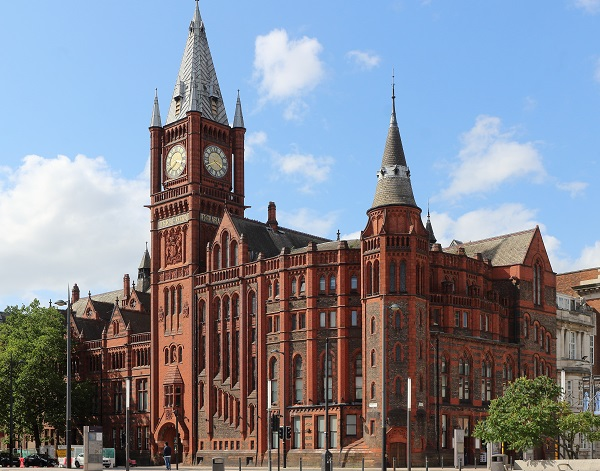
#> input picture victoria.jpg, 600 x 471 px
$ python main.py
#> lines starting #> are read from the running program, lines starting #| are printed output that depends on the picture
import time

import numpy as np
import cv2
from matplotlib import pyplot as plt
import sys

np.set_printoptions(threshold=sys.maxsize)

victoria = cv2.imread('victoria.jpg')
#> victoria is the input picture: shape (471, 600, 3); mean B, G, R 146.4, 134, 129.3
victoria = cv2.cvtColor(victoria, cv2.COLOR_BGR2GRAY)
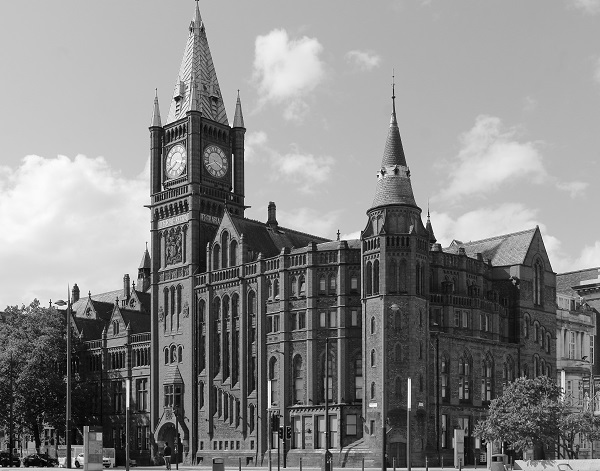
#> victoria: shape (471, 600); min 0, max 255, mean 134
victoria_2 = cv2.imread('victoria2.jpg')
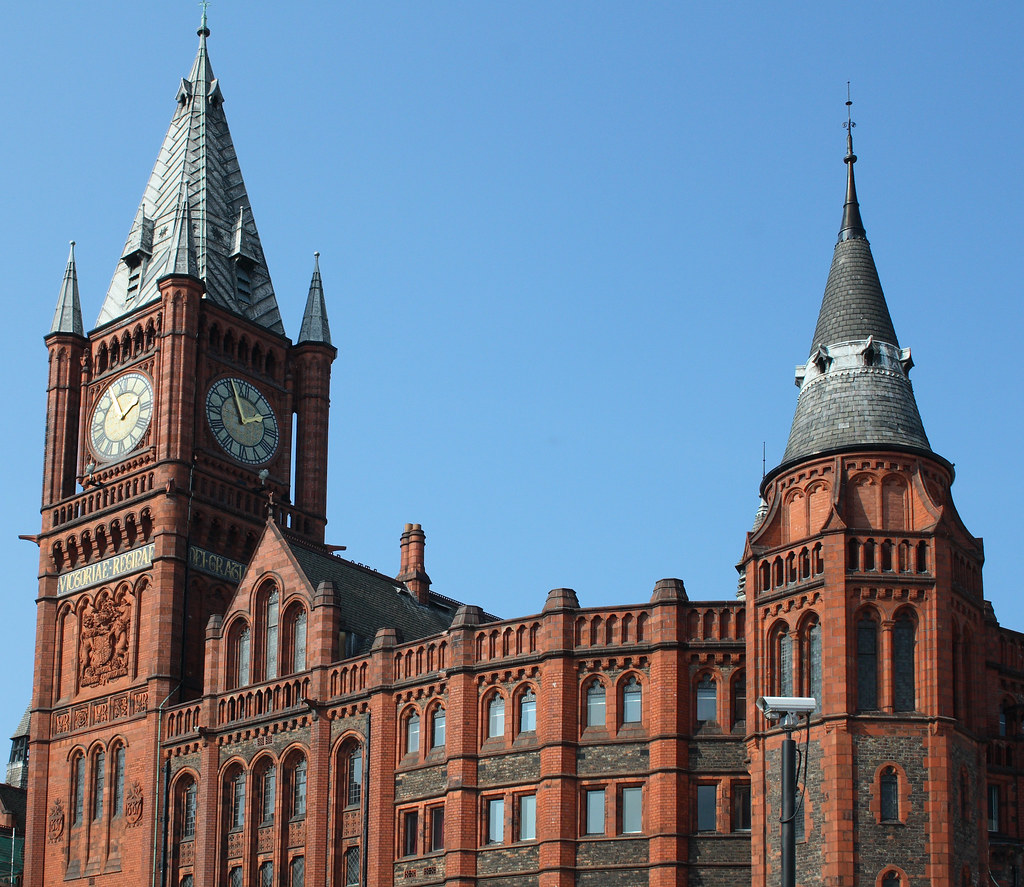
#> input picture victoria2.jpg, 1024 x 887 px
#> victoria_2 is the input picture: shape (887, 1024, 3); mean B, G, R 147.7, 125.8, 108.7
victoria_2 = cv2.cvtColor(victoria_2, cv2.COLOR_BGR2GRAY)
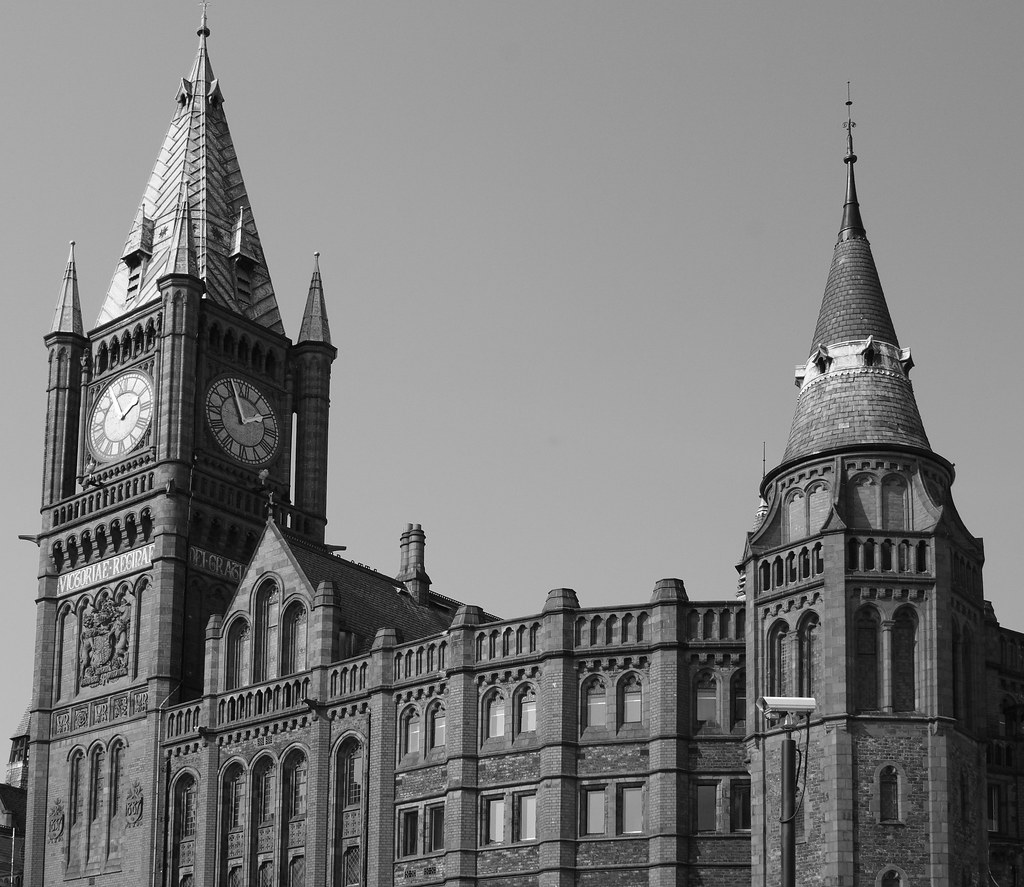
#> victoria_2: shape (887, 1024); min 0, max 255, mean 123.2


# get the convolution - Task 1.1
# [201 lines left out: functions convolutions, convolve2d, surf_orb, surf, orb, brute_force_matching and 3 more, not called in this run]

# call whichever method needed for the task
# convolutions()
# surf_orb()
# brute_force_matching()

# Testing is in separate file called testing.py
